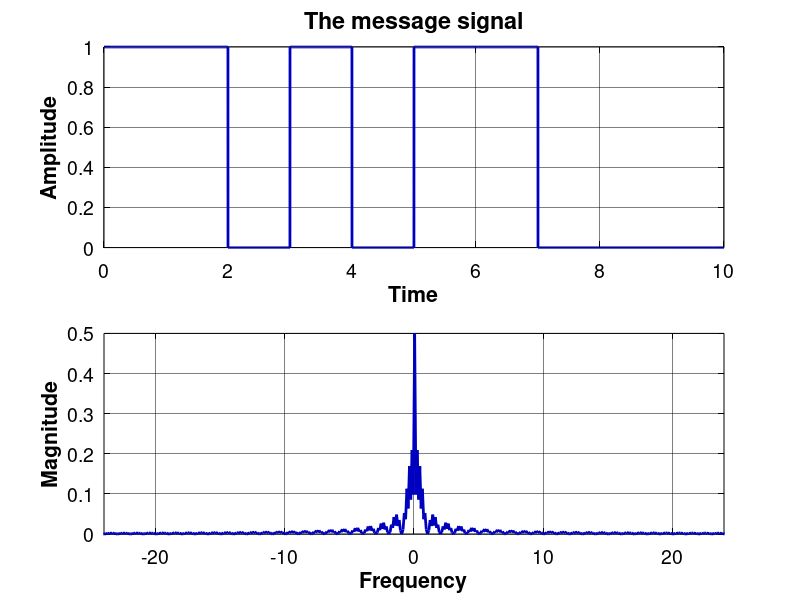
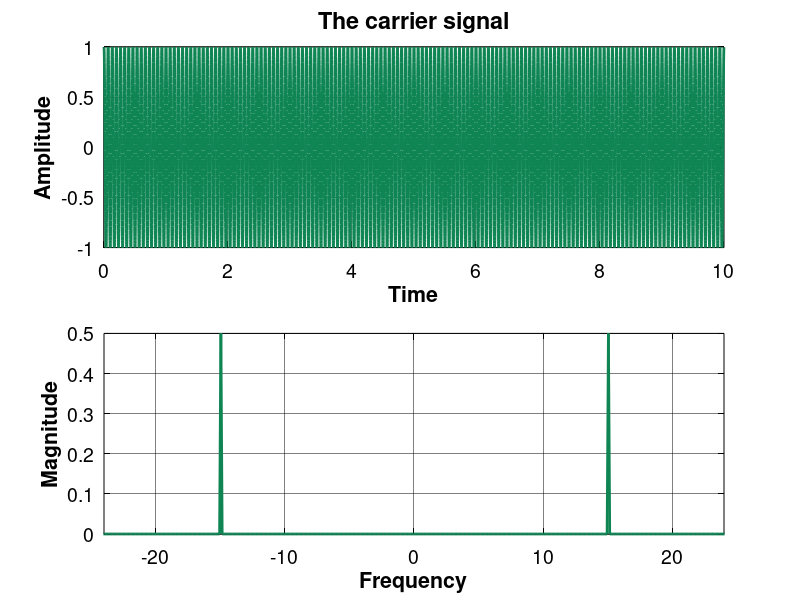
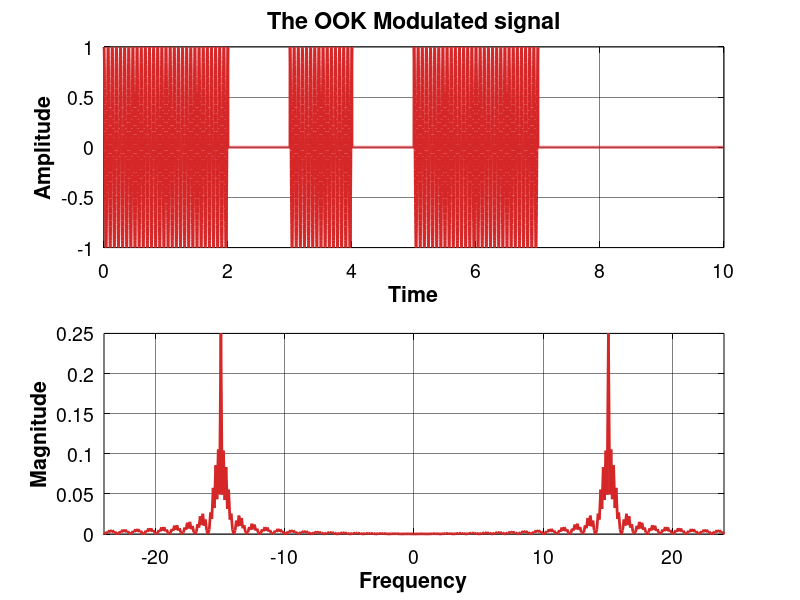
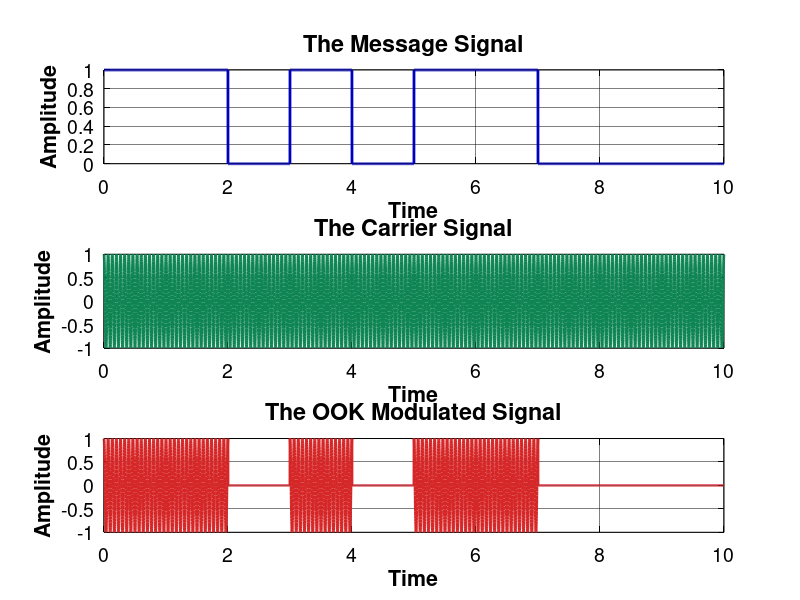

Write MATLAB code to recreate these figures, in order.
%%%%%%%%%%%%%%%%%%%%%%%%%%%%%%%%%%%%%%%%%%%%%%%%%%%%%%%%%%%%%%%%
%         Illustrating Chapter 9 Digital Modulation :          %
%                                 ASK Modulation               %
%                                                              %
%        Book : Analog & Digital Communication Systems         %
%                   By: Dr.Farnaz Ghassemi                     %
%                          Chapter 9                           %
%                                                              %
%                                                              %
%   Version.1:             03/10/27---Dr.Ghassemi              %
%%%%%%%%%%%%%%%%%%%%%%%%%%%%%%%%%%%%%%%%%%%%%%%%%%%%%%%%%%%%%%%%
close all;
clear all;
clc;
colors=[0,0,0;                       %1-Black
        0,0,0.75;                    %2-Blue
        214/255,39/255,40/255;       %3-Red
        15/255,133/255,84/255;       %4-Green
        118/255,78/255,159/255;      %5-Purple
        225/255,124/255,5/255;       %6-Orange
        56/255,166/255,165/255;      %7-Light Blue
        204/255,80/255,62/255;       %8-Light Red
        115/255,175/255,72/255;      %9-Light Green
        237/255,173/255,8/255;       %10-Light Orange
        148/255,52/255,110/255;      %11-Light Purple
        70/255,0,114/255;            %12-Dark Blue
        0,0.5,0.25                   %13-Green
        ];
grayColor = [0.5, 0.5, 0.5];
marks={'-';'--';':';'-.'};

% Set Text Font
set(0, 'DefaultTextFontName', 'Helvetica', 'DefaultTextFontSize', 18, 'DefaultTextFontWeight', 'bold', 'DefaultTextColor', 'black');

% Set default properties for titles, labels, and axes
set(groot, 'DefaultAxesFontName', 'Helvetica'); % Default font for axes
set(groot, 'DefaultAxesFontSize', 12); % Default font size for axes
set(groot, 'DefaultAxesTitleFontWeight', 'bold'); % Default title weight (optional)

% Set default properties for title font specifically
set(groot, 'DefaultAxesTitleFontSizeMultiplier', 1.2); % Adjust title font size relative to axes font size
set(groot, 'DefaultTextFontName', 'Helvetica'); % Default font for text objects

% Set default properties for all axes
set(groot, 'DefaultAxesFontSize', 14); % Set font size for all axes' tick labels
set(groot, 'DefaultAxesFontName', 'Helvetica'); % Set font for all axes' tick labels
%set(groot, 'DefaultAxesFontWeight', 'bold'); % Set font weight for all axes' tick labels
set(groot, 'DefaultAxesXColor', 'black'); % Set X-axis color
set(groot, 'DefaultAxesYColor', 'black'); % Set Y-axis color

% Set default properties for axes
set(groot, 'DefaultAxesGridLineStyle', '-'); % Default grid line style
set(groot, 'DefaultAxesGridColor', [0 0 0]); % Default grid color (black)
set(groot, 'DefaultAxesGridAlpha', 0.5); % Default grid opacity (fully opaque)
set(groot, 'DefaultAxesLineWidth', 0.5); % Default axes line width (affects grid lines too)

% Box Style for Axe
set(groot, 'DefaultAxesBox', 'on'); % Default: 'on' means axes have a box

%%%%%%%%%%%%%%%%%%%%%%%%%%%%%%%%%%%%%%%%%%%%%%%%%%%%%%%%%%%%%%%%%%%%%%%%%%%
%                              ASK Modulation                                      %
%%%%%%%%%%%%%%%%%%%%%%%%%%%%%%%%%%%%%%%%%%%%%%%%%%%%%%%%%%%%%%%%%%%%%%%%%%%

t0=10;                               	% signal duration
ts=0.001;                            	% sampling interval
fs=1/ts;                             	% sampling frequency
t=[0:ts:t0-ts];                         	% time vector
df=0.2;                              	% required frequency resolution



% message signal

p=[1 1 0 1 0 1 1 0 0 0];                % Message signal
m=[];
for i=1: length(p)
    m=[m,p(i)*ones(1,fs)];
end
m_n=m;%(m-mean(m))/max(abs(m));            % normalized message signal
M = fftshift(fft(m_n) / length(m_n));   % Fourier transform 
f = linspace(-fs/2, fs/2, length(M));	% frequency vector



% carrier signal
fc=15;                              	% carrier frequency
c=cos(2*pi*fc.*t);                   	% carrier signal
C = fftshift(fft(c) / length(c));       % Fourier transform 



% ASK Modulated signal
u=(m_n).*c;                       % ASK Modulated signal
U = fftshift(fft(u) / length(u));      % Fourier transform 

%%%%%%%%%%%%%%%%%%%%%%%%%%%%%%%%%%%%%%%%%%%%%%%%%%%%%%%%%%%%%%%%%%%%%%%%%%%
%                            Plot Figures                                 %
%%%%%%%%%%%%%%%%%%%%%%%%%%%%%%%%%%%%%%%%%%%%%%%%%%%%%%%%%%%%%%%%%%%%%%%%%%%
fp=(fc+5)*1.2;

% Figure 1: Message Signal
figure
subplot(2,1,1)
plot(t,m,'Color', colors(2,:),'LineWidth', 2)
xlabel('Time')
ylabel('Amplitude')
title('The message signal')
grid on
subplot(2,1,2)
plot(f,abs(M),'Color', colors(2,:),'LineWidth', 2) 
xlabel('Frequency')
ylabel('Magnitude')
%title('Spectrum of the message signal')
xlim([-fp fp])
grid on
% Figure 2: Carrier Signal
figure
subplot(2,1,1)
plot(t,c,'Color', colors(4,:),'LineWidth', 2)
%axis([0 t0 -1.2 1.2])
xlabel('Time')
ylabel('Amplitude')
title('The carrier signal') 
grid on
subplot(2,1,2)
plot(f,abs(C),'Color', colors(4,:),'LineWidth', 2) 
xlabel('Frequency')
ylabel('Magnitude')
%title('Spectrum of the message signal')
xlim([-fp fp])
grid on
% Figure 3: ASK Modulated Signal
figure
subplot(2,1,1)
plot(t,u,'Color', colors(3,:),'LineWidth', 2)
%axis([0 t0 -2 2])
xlabel('Time')
ylabel('Amplitude')
title('The OOK Modulated signal')
grid on
hold on
%plot(t,envelope(u(1:length(t))),'Color', colors(7,:),'LineStyle',marks{2},'LineWidth', 2)
%plot(t,envelope(u(1:length(t)))-mean(envelope(u(1:length(t)))),'Color', colors(12,:),'LineStyle',marks{2},'LineWidth', 2)
subplot(2,1,2)
plot(f,abs(U),'Color', colors(3,:),'LineWidth', 2) 
xlabel('Frequency')
ylabel('Magnitude')
%title('Spectrum of the message signal')
xlim([-fp fp])
grid on

% Figure 4: Time Signals
figure
subplot(3,1,1)
plot(t,m,'Color', colors(2,:),'LineWidth', 2)
xlabel('Time')
ylabel('Amplitude')
title('The Message Signal') 
grid on
subplot(3,1,2)
plot(t,c,'Color', colors(4,:),'LineWidth', 2)
xlabel('Time')
ylabel('Amplitude')
title('The Carrier Signal') 
grid on
subplot(3,1,3)
plot(t,u,'Color', colors(3,:),'LineWidth', 2)
xlabel('Time')
ylabel('Amplitude')
title('The OOK Modulated Signal')
grid on
hold on
% plot(t,envelope(u(1:length(t))),'Color', colors(7,:),'LineStyle',marks{2},'LineWidth', 2)
% plot(t,envelope(u(1:length(t)))-mean(envelope(u(1:length(t)))),'Color', colors(12,:),'LineStyle',marks{2},'LineWidth', 2)
% legend('Am Modulated Signal','Message Signal with DC Offset','Message Signal')

% Figure 5: Frequency Signals
figure
subplot(3,1,1)
plot(f,abs(M),'Color', colors(2,:),'LineWidth', 2) 
xlim([-fp fp])
xlabel('Frequency')
ylabel('Magnitude')
title('The Message Signal') 
grid on
subplot(3,1,2)
plot(f,abs(C),'Color', colors(4,:),'LineWidth', 2) 
xlim([-fp fp])

xlabel('Frequency')
ylabel('Magnitude')
title('The Carrier Signal') 
grid on
subplot(3,1,3)
plot(f,abs(U),'Color', colors(3,:),'LineWidth', 2) 
xlim([-fp fp])
xlabel('Frequency')
ylabel('Magnitude')
title('The OOK Modulated Signal')
grid on
hold on

%%%%%%%%%%%%%%%%%%%%%%%%%%%%%%%%%%%%%%%%%%%%%%%%%%%%%%%%%%%%%%%%%%%%%%%%%%%
%                           Bipolar ASK                                   %
%%%%%%%%%%%%%%%%%%%%%%%%%%%%%%%%%%%%%%%%%%%%%%%%%%%%%%%%%%%%%%%%%%%%%%%%%%%
% message signal

p=[1 1 -1 1 -1 1 1 -1 -1 -1];                % Message signal
m=[];
for i=1: length(p)
    m=[m,(p(i)+2)*ones(1,fs)];
end
m_n=m;%(m-mean(m))/max(abs(m));            % normalized message signal
M = fftshift(fft(m_n) / length(m_n));   % Fourier transform 
f = linspace(-fs/2, fs/2, length(M));	% frequency vector



% carrier signal
fc=15;                              	% carrier frequency
c=cos(2*pi*fc.*t);                   	% carrier signal
C = fftshift(fft(c) / length(c));       % Fourier transform 



% ASK Modulated signal
u=0.5*(1+m_n).*c;                       % ASK Modulated signal
U = fftshift(fft(u) / length(u));      % Fourier transform 

%%%%%%%%%%%%%%%%%%%%%%%%%%%%%%%%%%%%%%%%%%%%%%%%%%%%%%%%%%%%%%%%%%%%%%%%%%%
%                            Plot Figures                                 %
%%%%%%%%%%%%%%%%%%%%%%%%%%%%%%%%%%%%%%%%%%%%%%%%%%%%%%%%%%%%%%%%%%%%%%%%%%%
fp=(fc+5)*1.2;

% Figure 6: Message Signal
figure
subplot(2,1,1)
plot(t,(m-2),'Color', colors(2,:),'LineWidth', 2)
xlabel('Time')
ylabel('Amplitude')
title('The message signal')
grid on
subplot(2,1,2)
plot(f,abs(M),'Color', colors(2,:),'LineWidth', 2) 
xlabel('Frequency')
ylabel('Magnitude')
%title('Spectrum of the message signal')
xlim([-fp fp])
grid on
% Figure 7: Carrier Signal
figure
subplot(2,1,1)
plot(t,c(1:length(t)),'Color', colors(4,:),'LineWidth', 2)
%axis([0 t0 -1.2 1.2])
xlabel('Time')
ylabel('Amplitude')
title('The carrier signal') 
grid on
subplot(2,1,2)
plot(f,abs(C),'Color', colors(4,:),'LineWidth', 2) 
xlabel('Frequency')
ylabel('Magnitude')
%title('Spectrum of the message signal')
xlim([-fp fp])
grid on
% Figure 8: ASK Modulated Signal
figure
subplot(2,1,1)
plot(t,u(1:length(t)),'Color', colors(3,:),'LineWidth', 2)
%axis([0 t0 -2 2])
xlabel('Time')
ylabel('Amplitude')
title('The ASK Modulated signal')
grid on
hold on
%plot(t,envelope(u(1:length(t))),'Color', colors(7,:),'LineStyle',marks{2},'LineWidth', 2)
%plot(t,envelope(u(1:length(t)))-mean(envelope(u(1:length(t)))),'Color', colors(12,:),'LineStyle',marks{2},'LineWidth', 2)
subplot(2,1,2)
plot(f,abs(U),'Color', colors(3,:),'LineWidth', 2) 
xlabel('Frequency')
ylabel('Magnitude')
%title('Spectrum of the message signal')
xlim([-fp fp])
grid on

% Figure 9: Time Signals
figure
subplot(3,1,1)
plot(t,(m-2),'Color', colors(2,:),'LineWidth', 2)
xlabel('Time')
ylabel('Amplitude')
title('The Message Signal') 
grid on
subplot(3,1,2)
plot(t,c,'Color', colors(4,:),'LineWidth', 2)
xlabel('Time')
ylabel('Amplitude')
title('The Carrier Signal') 
grid on
subplot(3,1,3)
plot(t,u,'Color', colors(3,:),'LineWidth', 2)
xlabel('Time')
ylabel('Amplitude')
title('The ASK Modulated Signal')
grid on
hold on
% plot(t,envelope(u(1:length(t))),'Color', colors(7,:),'LineStyle',marks{2},'LineWidth', 2)
% plot(t,envelope(u(1:length(t)))-mean(envelope(u(1:length(t)))),'Color', colors(12,:),'LineStyle',marks{2},'LineWidth', 2)
% legend('Am Modulated Signal','Message Signal with DC Offset','Message Signal')

% Figure 10: Frequency Signals
figure
subplot(3,1,1)
plot(f,abs(M),'Color', colors(2,:),'LineWidth', 2) 
xlim([-fp fp])
xlabel('Frequency')
ylabel('Magnitude')
title('The Message Signal') 
grid on
subplot(3,1,2)
plot(f,abs(C),'Color', colors(4,:),'LineWidth', 2) 
xlim([-fp fp])

xlabel('Frequency')
ylabel('Magnitude')
title('The Carrier Signal') 
grid on
subplot(3,1,3)
plot(f,abs(U),'Color', colors(3,:),'LineWidth', 2) 
xlim([-fp fp])
xlabel('Frequency')
ylabel('Magnitude')
title('The ASK Modulated Signal')
grid on
hold on

% %%%%%%%%%%%%%%%%%%%%%%%%%%%%%%%%%%%%%%%%%%%%%%%%%%%%%%%%%%%%%%%%%%%%%%%%%%%
% %                            Save Figures                                 %
% %%%%%%%%%%%%%%%%%%%%%%%%%%%%%%%%%%%%%%%%%%%%%%%%%%%%%%%%%%%%%%%%%%%%%%%%%%%
% PM=cd;
% FolderName = [PM,'\PNG\']   % Your destination folder
% FigList = findobj(allchild(0), 'flat', 'Type', 'figure');
% for iFig = 1:length(FigList)
%   FigHandle = FigList(iFig);
%   set(gcf, 'Position', [100, 100, 1200, 800]); % Set size again
%   %FigName   = [num2str(iFig)]%;get(FigHandle, 'Name');
%   FigName   = num2str(get(FigHandle, 'Number'))
%   set(0, 'CurrentFigure', FigHandle);
%   savefig(gcf, [FolderName, FigName, '.fig']);
%   print(gcf, [FolderName, FigName, '.png'], '-dpng', '-r300');
%   %close(gcf)
% end
